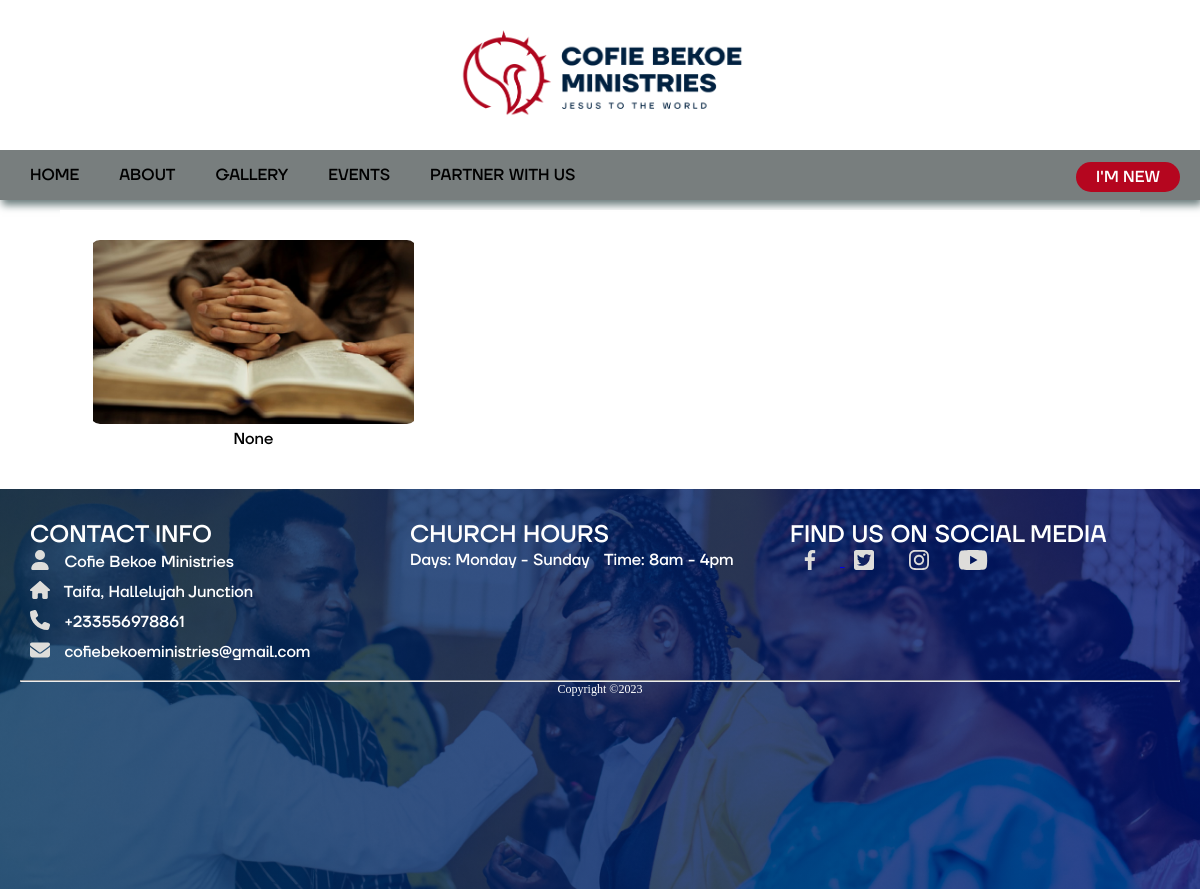
Page /church/gallery on the earlier database version.
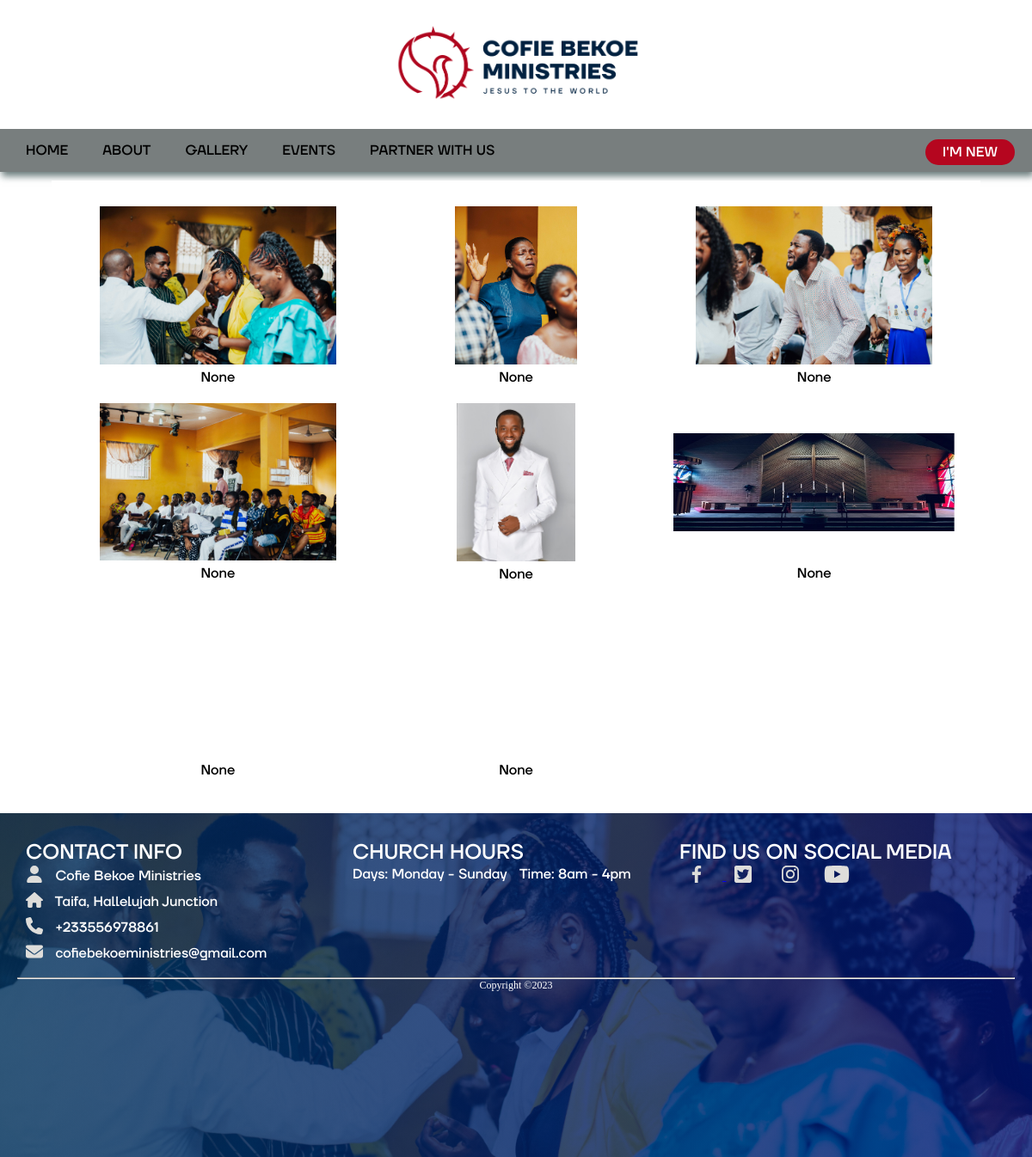
Same page on the later database version.
### churchweb/models.py (models this page shows, shortened)
class Gallery(models.Model):
    caption = models.CharField(max_length=128, null=True, blank=True)
    image = models.ImageField(upload_to="img", null=True, blank=True)
    date_posted = models.DateTimeField(auto_now_add=True, null=True)
    class Meta:
        verbose_name = _("Gallery")
        verbose_name_plural = _("Gallery")

### churchweb/views.py (the view)
# urls.py: path('church/gallery', gallery, name = 'gallery'),
def gallery(request):
    images = Gallery.objects.all().order_by("-date_posted")
    context = {
        'images':images,
    }
    return render(request, 'gallery.html', context)

### templates/gallery.html (shortened to what this page needs)
{% extends 'index.html' %}
{% load static %}
    {% block content %}
    <link rel="stylesheet" href="{% static 'css/gallery.css' %}">
        <main class="container" id="main-body">
            <section class="gallery">
                <div class="main-gallery">
                    {% for img in images %}
                    <div class="top-img-block">
                        <img class="fade-in" src="{{img.image.url}}" alt="{{img.caption}}">
                        <p>{{img.caption}}</p>
                    </div>
                    {% endfor %}
                </div>
            </section>
        </main>
        {% endblock content %}

### templates/index.html (shortened to what this page needs)
{% load static %}
<!DOCTYPE html>
<html lang="en">
<head>
    <link rel="stylesheet" href="{% static 'css/style.css' %}">
</head>
<body>
    <section id="parentComponent">
        <header class="navBar">
            <div class="logo-nav-elements">
                <div class="nav-menu-items">
                    <div class="logo">
                        <img src="{% static './img/LOGO1 cropped.png' %}" alt="LOGO">
                    </div>
                </div>
                <nav class="navigation">
                    <div class="nav-elements">
                        <a class="nav-link" href="{% url 'index-page' %}">HOME</a>
                        <a class="nav-link" href="{% url 'about' %}">ABOUT</a>
                        <a class="nav-link" href="{% url 'gallery' %}">GALLERY</a>
                        <a class="nav-link" href="{% url 'events' %}">EVENTS</a>
                        <a class="nav-link" href="{% url 'give' %}">PARTNER WITH US</a>
                    </div>
                    <div class="nav-elements nav-ele2">
                        <a href="{% url 'about'  %}">I'M NEW</a>
                    </div>
                </nav>
            </div>
            {% block content %}{% endblock content %}
    <footer class="footer-area">
        <div class="footer-items">
            <div class="footer lozad">
                <h1>CONTACT INFO</h1>
                <p><img src="/static/img/user.svg" alt=""> Cofie Bekoe Ministries</p>
                <p><img src="/static/img/home.svg" alt=""> Taifa, Hallelujah Junction</p>
                <br>
                <p><img src="/static/img/phone.svg" alt=""> +233556978861</p>
                <p><img src="/static/img/mail.svg" alt=""> cofiebekoeministries@gmail.com</p>
            </div>
            <div class="footer lozad">
                <h1>CHURCH HOURS</h1>
                <span>
                    <p>Days: Monday - Sunday</p>
                    <p>Time: 8am - 4pm</p>
                </span>
            </div>
            <div class="footer lozad">
                <h1>FIND US ON SOCIAL MEDIA</h1>
                <span class="social-links">
                    <a href="#"><img src="/static/img/facebook.svg" alt="">
                    </a>
                    <a href="#"><img src="{% static './img/tweeticon.svg' %}" alt=""></a>
                    <a href="#"><img src="{% static './img/insta.svg' %}" alt=""></a>
                    <a href="https://www.youtube.com/@prophetpowermanbekoe1295" target="_blank"><img src="{% static './img/tube.svg' %}" alt=""></a>
                </span>
            </div>
        </div>
        <hr>
        <div style="display: block; justify-content: center; align-items: center;">
            <p style="text-align: center; font-size: 12px;" id="date"></p>
        </div>
    </footer>
</body>
</html>

### church/static/css/style.css (style rules this page uses)
* { margin: 0; padding: 0; box-sizing: border-box; }
#main-body { font-family: "TT-Firs-Neue-Trial-Medium"; }
body { width: 100%; font-family: 'TT-Firs-Neue-Trial-Medium'; }
p { font-family: "TT-Firs-Neue-Trial-Regular"; font-size: 16px; }
.logo-nav-elements { display: block; justify-content: space-between; align-items: center; flex-wrap: wrap; background-size: cover; background-color: #ffffff; box-shadow: 2px 5px 8px rgb(106, 124, 124); width: 100%; }
.logo { display: inline-flex; justify-content: center; align-items: center; }
.logo img { width:20rem; height:150px; }
.navigation { visibility: visible; display: grid; grid-template-columns: 2fr 1fr; position: static; }
.nav-elements { display: flex; justify-content: flex-start; align-items: center; padding: 10px; margin: 0; background-color: #5c6464d3; }
.nav-elements a { text-decoration: none; color: black; padding:5px 20px; font-family: "TT-Firs-Neue-Trial-Medium"; font-size: 16px; }
.nav-ele2 { display: flex; justify-content: right; align-items: flex-end; padding: 8px 20px; }
.nav-ele2 a { background-color: #b5061f; border-radius: 15px; padding: 5px 20px; color: white; }
.nav-menu-items { display: block; justify-content: flex-start; width: 100%; }
.logo { display: flex; justify-content: center; align-items: center; margin: 0px 5px; }
#main-body { margin: 10px 60px; padding: 10px; background-color: rgba(255, 255, 255, 0.932); scroll-behavior: smooth; }
.fade-in { opacity: 0; transition: opacity 250ms ease-in; }
.fade-in.appear { opacity: 1; transition: all 1s; }
.footer-area { background: linear-gradient(to right, #01305bc9, #001374c4), url(/static/img/foot.jpg) no-repeat; width: 100%; padding: 20px; color: white; background-position: center; background-size: cover; height: 50vh; }
.footer h1 { font-size: 24px; }
.footer-items { display: grid; grid-template-columns: repeat(3, 1fr); grid-template-rows: 1fr; padding: 10px; width: 100%; }
.footer img { width: 20px; height: 20px; color: white; }
.footer.lozad p { display: inline-block; vertical-align: middle; margin-right: 10px; font-family: "TT-Firs-Neue-Trial-Medium"; margin-bottom: 5px; }
.footer.lozad img { display: inline-block; vertical-align: middle; margin-right: 10px; margin-bottom: 5px; }
.social-links img { width: 40px; height: 20px; color: #ffffff; z-index: 1; position: relative; }

### church/static/css/gallery.css (style rules this page uses)
.fade-in { opacity: 0; transition: opacity 250ms ease-in; }
.fade-in.appear { opacity: 1; transition: all 1s; }
.gallery { padding: 10px; margin: 10px; align-items: center; display: block; justify-content: flex-start; }
.main-gallery { display: grid; grid-template-columns: 1fr 1fr 1fr; gap: 20px; }
.main-gallery p { font-family: "TT-Firs-Neue-Trial-Medium"; text-align: center; }
.top-img-block { width: 100%; }
.top-img-block img { width: 100%; border-radius: 10px; object-fit: contain; aspect-ratio: 16/9; }
.top-img-block p { font-size: 16px; }

Differences in the rows shown:
added Gallery: image (picture), caption "None"
added Gallery: image (picture), caption "None"
added Gallery: image (picture), caption "None"
added Gallery: image (picture), caption "None"
added Gallery: image (picture), caption "None"
added Gallery: image (picture), caption "None"
added Gallery: caption "None"
